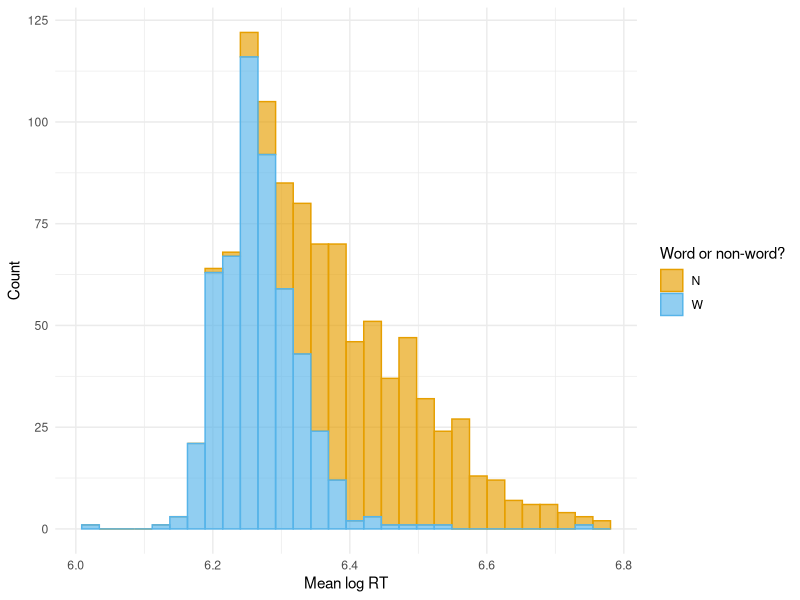
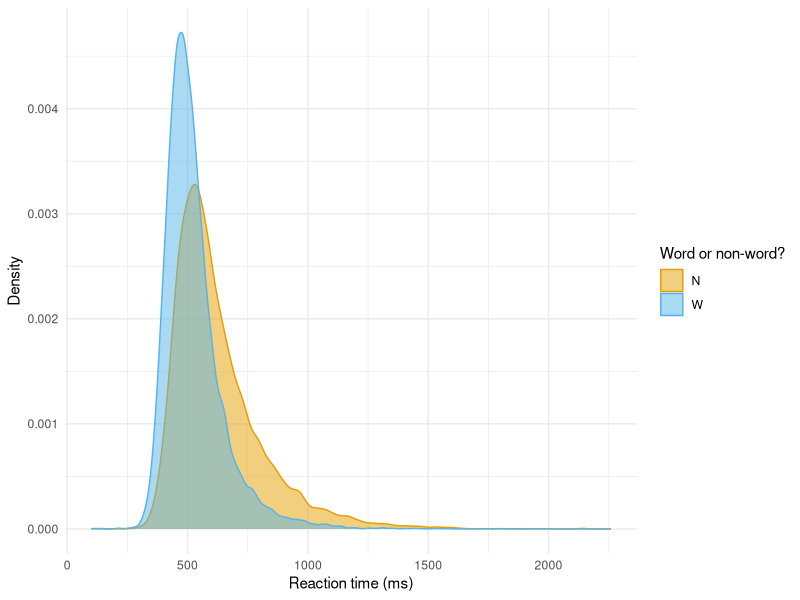
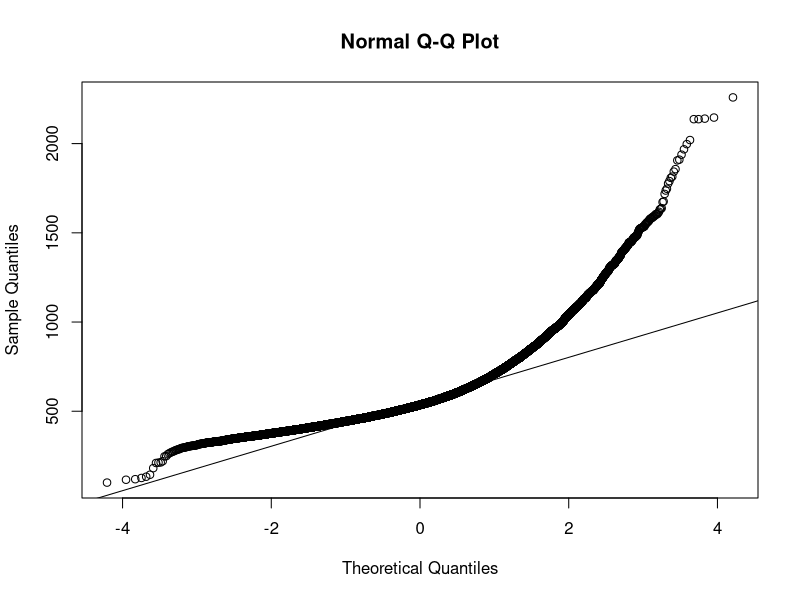

Source code (R) for these figures, in order:
## ---- chunk 1

knitr::opts_chunk$set(echo = TRUE, error = F, message = F, warning = F)

## ---- chunk 2

# package for convenience functions (e.g. ggplot2, dplyr, etc.)
library(tidyverse)

# use the minimal theme for plotting
ggplot2::theme_set(ggplot2::theme_minimal())

# global color scheme / non-optimized
project_colors = c("#E69F00", "#56B4E9", "#009E73", "#F0E442", "#0072B2", "#D55E00", "#CC79A7", "#000000")

# setting theme colors globally
scale_colour_discrete <- function(...) {
  scale_colour_manual(..., values = project_colors)
}
scale_fill_discrete <- function(...) {
   scale_fill_manual(..., values = project_colors)
} 

# nicer global knitr options
knitr::opts_chunk$set(warning = FALSE, message = FALSE, 
                      cache = FALSE, fig.align = 'center')


## ---- chunk 3
blp <- read_csv("blp.csv")
head(blp, 5)
## ---- chunk 4
message("There are ", blp |> filter(lexicality == "W") |> 
          pull(spelling) |> unique() |>  length(),
        " unique words and ", blp |> filter(lexicality == "N") |>
          pull(spelling) |> unique() |>  length(), " unique non-words.")
## ---- chunk 5
# independent: `lexicality`
# dependent: `rt`
## ---- chunk 6
blp |>
  group_by(spelling, lexicality) |>
  summarize(
    mean_RT = mean(log(rt), na.rm = T)
  ) |> ungroup() |> 
  ggplot(aes(x = mean_RT,
             fill = lexicality,
             color = lexicality)) +
  geom_histogram(alpha = .65) +
  labs(
    x = "Mean log RT",
    y = "Count",
    color = "Word or non-word?",
    fill = "Word or non-word?"
  )
## ---- chunk 7
blp <- blp  |> 
  mutate(outlier_trial = case_when(rt < 100 ~ TRUE,
                                   TRUE ~ FALSE))
message(sum(blp$outlier_trial), " trial(s) were excluded based on suspicious reaction times.")
blp <- filter(blp, outlier_trial == FALSE)
## ---- chunk 8
blp <- blp  |> 
  group_by(participant, lexicality) |> 
  mutate(mean_rt = mean(rt),
         sd_rt = sd(rt)) |>
  ungroup() |> 
  mutate(outlier_trial = case_when(abs(rt - mean_rt) > 2 * sd_rt ~ TRUE,
                                   TRUE ~ FALSE))

message(sum(blp$outlier_trial), " trial(s) were excluded as outliers.")
blp <- filter(blp, outlier_trial == FALSE)
## ---- chunk 9
blp |>  group_by(lexicality)  |> 
  summarise(
    mean_RT = mean(rt, na.rm = T)
  )
## ---- chunk 10
# On average, reaction times to non-words appear to be slower than to words.
## ---- chunk 11
blp |> 
  ggplot(aes(x = rt, color = lexicality, fill = lexicality)) +
  geom_density(alpha = .5) +
  labs(
    x = "Reaction time (ms)",
    y = "Density",
    colour = "Word or non-word?",
    fill = "Word or non-word?"
  )
## ---- chunk 12
qqnorm(blp$rt)
qqline(blp$rt)
## ---- chunk 13
by_participant <- blp |> 
  group_by(participant, lexicality) |> 
  summarize(mean_logRT = mean(log(rt))) |> 
  ungroup() |> 
  pivot_wider(names_from = lexicality,
              values_from = mean_logRT)

head(by_participant)
## ---- chunk 14
t.test(by_participant$W, by_participant$N,
       alternative = "less",
       paired = TRUE)
